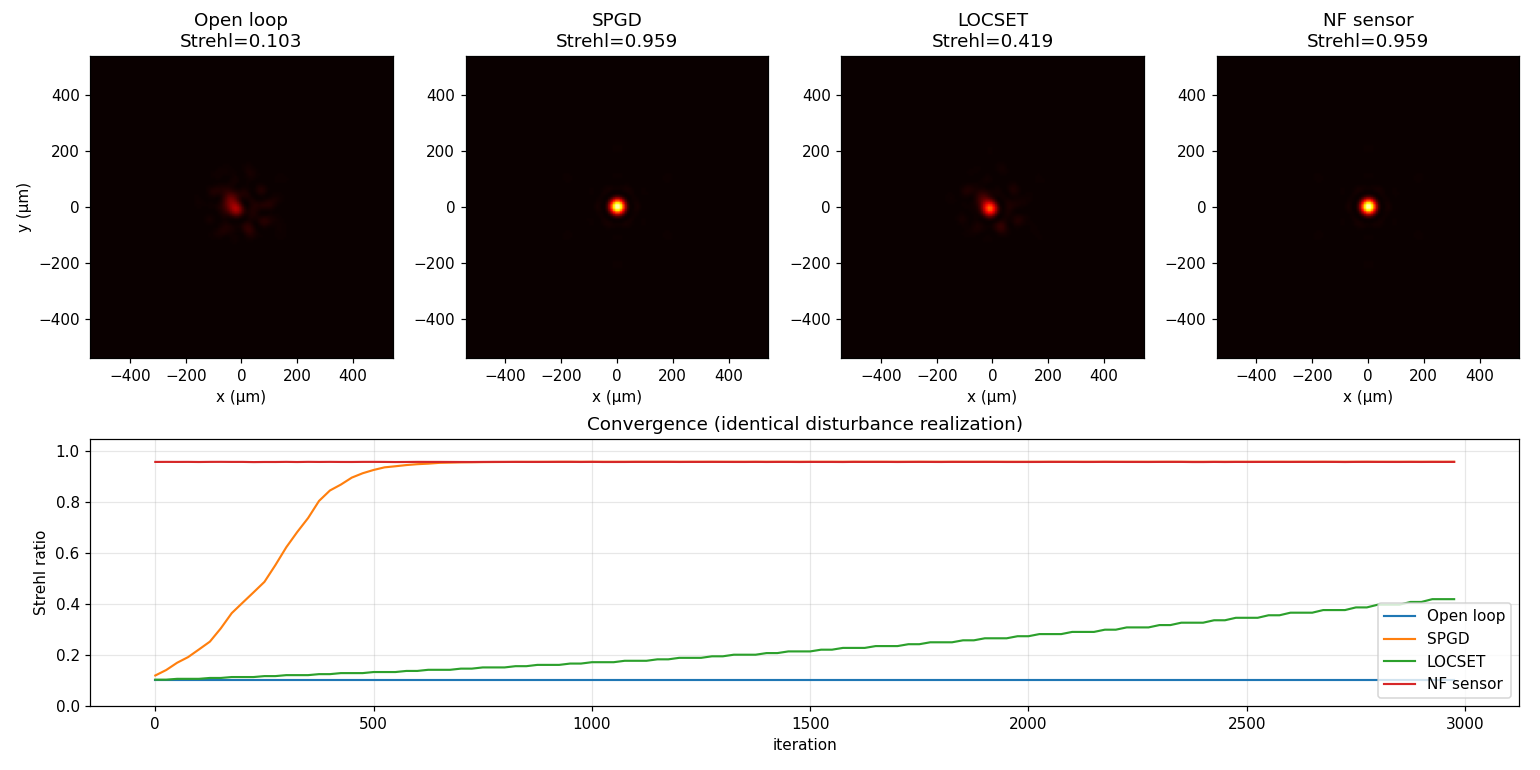

The Python source for this figure:
"""Basic non-interactive demo.

Runs an identical disturbance realization through open-loop and three
different feedback controllers, then saves a comparison figure.

    python examples/basic_demo.py
"""
import os
import sys
sys.path.insert(0, os.path.abspath(os.path.join(os.path.dirname(__file__), "..")))

import numpy as np
import matplotlib.pyplot as plt

from cbc.simulator import Simulator
from cbc.source import LaserSource
from cbc.apertures import GaussianAperture
from cbc.controllers import OpenLoop, SPGD, LOCSET, NearFieldPhaseSensor


def _fresh_sim(seed: int = 42, N: int = 19) -> Simulator:
    rng = np.random.default_rng(seed)
    sim = Simulator(
        N=N,
        geometry_kind="hexagonal",
        source=LaserSource(linewidth=0.0),
        sub_aperture=GaussianAperture(w0=2.5e-3),
        rng=rng,
    )
    sim.randomize_disturbances(phase_sigma=np.pi, tilt_jitter_urad=20.0)
    return sim


def _run(label: str, ctrl_factory, n_iters: int):
    sim = _fresh_sim()
    sim.controller = ctrl_factory(sim.rng)
    sim.controller.reset()
    strehl, pib = [], []
    for _ in range(n_iters):
        sim.step()
        if sim.iter % 25 == 0:
            strehl.append(sim.strehl())
            pib.append(sim.power_in_bucket(100e-6))
    return label, sim, np.array(strehl), np.array(pib)


def main():
    n_iters = 3000
    results = [
        _run("Open loop", lambda r: OpenLoop(), n_iters),
        _run("SPGD", lambda r: SPGD(rng=r), n_iters),
        _run("LOCSET", lambda r: LOCSET(window=64, gain=0.02), n_iters),
        _run("NF sensor", lambda r: NearFieldPhaseSensor(noise_rad=0.05, gain=0.4, rng=r), n_iters),
    ]

    fig = plt.figure(figsize=(14, 7))
    gs = fig.add_gridspec(2, 4, height_ratios=[1.2, 1])

    for col, (label, sim, hist_s, hist_p) in enumerate(results):
        ax_far = fig.add_subplot(gs[0, col])
        ext_um = [sim.x_grid[0] * 1e6, sim.x_grid[-1] * 1e6,
                  sim.y_grid[0] * 1e6, sim.y_grid[-1] * 1e6]
        ax_far.imshow(sim.focal_intensity(), cmap="hot", origin="lower",
                       extent=ext_um, vmin=0, vmax=sim.N ** 2)
        ax_far.set_title(f"{label}\nStrehl={sim.strehl():.3f}")
        ax_far.set_xlabel("x (μm)")
        if col == 0:
            ax_far.set_ylabel("y (μm)")

    ax_conv = fig.add_subplot(gs[1, :])
    x = np.arange(len(results[0][2])) * 25
    for label, _, hist_s, _ in results:
        ax_conv.plot(x, hist_s, label=label, lw=1.4)
    ax_conv.set_xlabel("iteration")
    ax_conv.set_ylabel("Strehl ratio")
    ax_conv.set_ylim(0, 1.05)
    ax_conv.set_title("Convergence (identical disturbance realization)")
    ax_conv.grid(alpha=0.3)
    ax_conv.legend(loc="lower right")

    fig.tight_layout()
    out = os.path.join(os.path.dirname(__file__), "basic_demo.png")
    fig.savefig(out, dpi=110)
    print(f"Saved {out}")
    plt.show()


if __name__ == "__main__":
    main()
